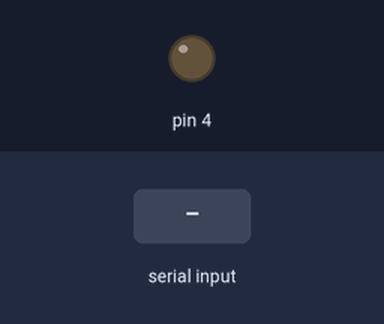
Simulated run of this sketch. Board: Arduino Uno, built with avr-gcc and run on an emulated ATmega328P. Shown: output pins drawn as LEDs (lit = HIGH). Inputs (shaded band) come from the test bench. What the sketch prints to the serial monitor is not drawn.

Above: at 1.2 s.
1.3 s: "0\n" received over Serial
At 3.4 s:
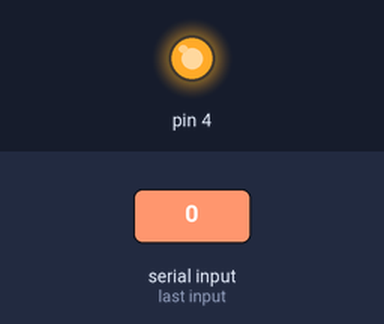
3.8 s: "90,45\n" received over Serial
At 4.7 s:
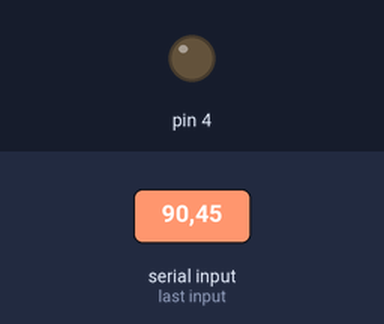
5.3 s: "5\n" received over Serial
At 5.7 s:
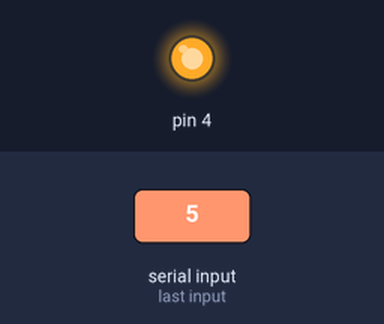
Timing chart, 0 to 8.3 s (numbered marks = the images above; inputs shaded):
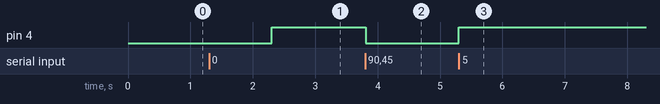

The sketch:

NAND.ino
```cpp
int a;
int b;

void setup() {
  Serial.begin(9600);
  pinMode(4, OUTPUT);
}
void loop() {
  Serial.print("enter 1st value:");
  while(Serial.available()==0){}
  a=Serial.parseInt();
  Serial.print("enter 2nd value:");
  while(Serial.available()==0){}
  b=Serial.parseInt();

  if (!(a&&b))
  {
    digitalWrite(4, HIGH);
    Serial.print("LED ON");
    delay(100);
  }
  else{
    digitalWrite(4, LOW);
    delay(100);

  }


}
```

Measured:
- after the input at 1.3 s, pin 4: LOW → HIGH after 1.0 s
- after the input at 3.8 s, pin 4: HIGH → LOW at once
- after the input at 5.3 s, pin 4: LOW → HIGH at once
